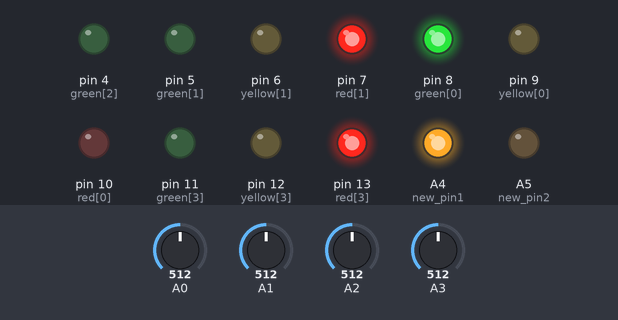
A sketch run on a simulated Arduino Uno, built with avr-gcc and run on an emulated ATmega328P. On the bench: output pins drawn as LEDs (lit = HIGH). Dashed ring = blinking. The test bench sets the inputs (shaded band); at power-on: A0 = 512, A1 = 512, A2 = 512, A3 = 512.

Above: at 1.2 s.
1.3 s: A0 set to 218
4.0 s: A0 set to 184
At 5.6 s:
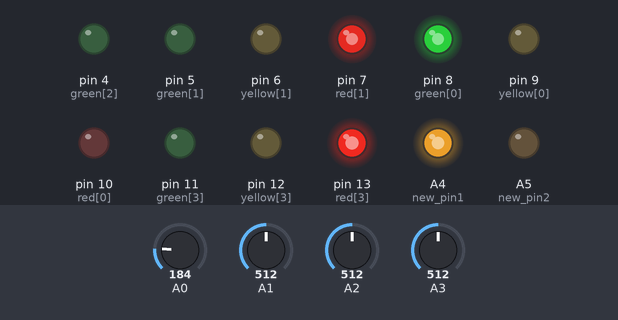
6.0 s: A0 set to 210
At 8.9 s:
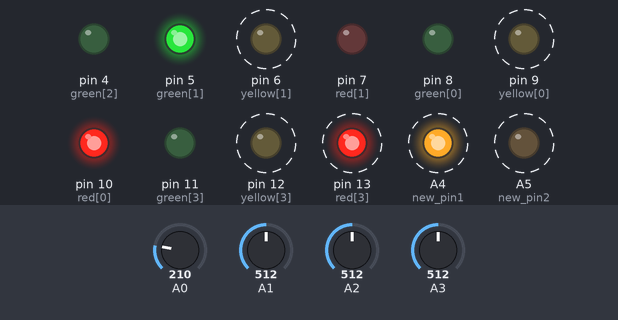
9.0 s: A1 set to 209
12.0 s: A1 set to 191
At 13.4 s:
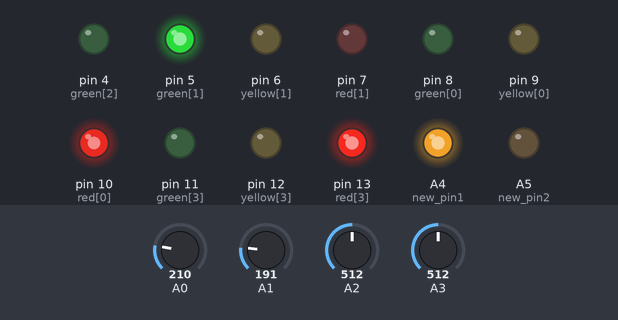
14.5 s: A1 set to 210
At 16.8 s:
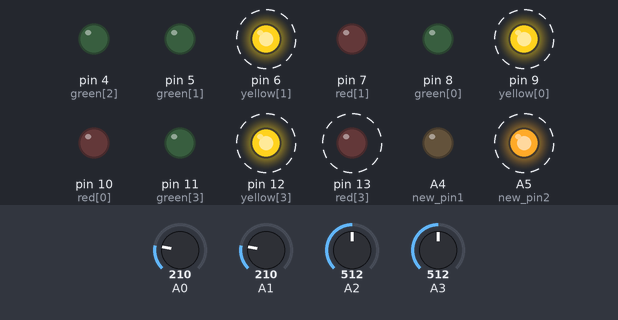
Timing chart, 0 to 23.5 s (numbered marks = the images above; inputs shaded):
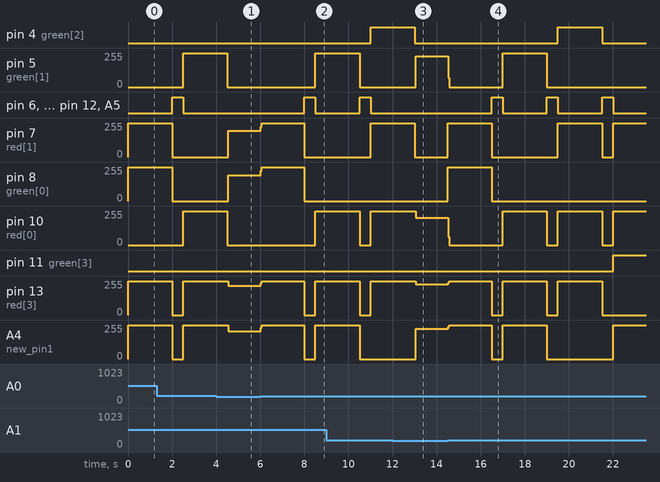

The sketch:

taqi.ino
```cpp
//#define __DEBUG__

#define threshold 200
#define baud 9600
#define short_del 500
#define long_del 2000

unsigned int new_pin1 = A4;
unsigned int new_pin2 = A5;

const unsigned int red[] = {10, 7, new_pin1, 13}; //r1, r2, r3, r4
const unsigned int yellow[] = {9, 6, new_pin2, 12};
const unsigned int green[] = {8, 5, 4, 11};

int ir1 = 0;
int ir2 = 1;
int ir3 = 2;
int ir4 = 3;

int ir[] = {ir1, ir2, ir3, ir4};

bool reading[] = {false, false, false, false};

enum LIGHT {FIRST = 0, SECOND = 1, THIRD = 2, FOURTH = 3, NONE = 4};

LIGHT light;

int index = 4;

void debug(void){
  Serial.println (" == DEBUG BEGIN == ");
  for (int i = 0; i < 4; i++){
    Serial.println("IR [ " + String(i) + "] = " + String(analogRead(ir[i])));
    delay(short_del);
  }
  Serial.println (" == DEBUG END == ");
  Serial.println();
  delay(long_del);
}

void setup() {
  Serial.begin(baud);
  for (int i = 0; i < 4; i++){
    pinMode(red[i], OUTPUT);
    pinMode(yellow[i], OUTPUT);
    pinMode(green[i], OUTPUT);
    pinMode(ir[i], INPUT);
  }
}

int whichLight(void){
  if (analogRead(ir[0]) < threshold) return FIRST;
  else if (analogRead(ir[1]) < threshold) return SECOND;
  else if (analogRead(ir[2]) < threshold) return THIRD;
  else if (analogRead(ir[3]) < threshold) return FOURTH;
  else return NONE;
}

void offAll (void){
  for (int i = 0; i < 4; i++){
    digitalWrite (red[i], LOW);
    digitalWrite (yellow[i], LOW);
    digitalWrite (green[i], LOW);
  }
}

void firstLight(void){
  offAll();
  digitalWrite (green[FIRST], HIGH);
  digitalWrite(red[SECOND], HIGH);
  digitalWrite(red[THIRD], HIGH);
  digitalWrite(red[FOURTH], HIGH);
}

void secondLight(void){
  offAll();
  digitalWrite(green[SECOND], HIGH);
  digitalWrite(red[FIRST], HIGH);
  digitalWrite(red[THIRD], HIGH);
  digitalWrite(red[FOURTH], HIGH);
}


void thirdLight(void){
  offAll();
  digitalWrite(green[THIRD], HIGH);
  digitalWrite(red[FIRST], HIGH);
  digitalWrite(red[SECOND], HIGH);
  digitalWrite(red[FOURTH], HIGH);
}

void fourthLight(void){
  offAll();
  digitalWrite(green[FOURTH], HIGH);
  digitalWrite(red[FIRST], HIGH);
  digitalWrite(red[THIRD], HIGH);
  digitalWrite(red[SECOND], HIGH);
}


void onAll(void){
  for (int i = 0; i < 4; i++) {
    digitalWrite(red[i], HIGH);
    digitalWrite(yellow[i], HIGH);
    digitalWrite(green[i], HIGH);
  }
}


void onIdle(void){

  index = whichLight();

  // For first light
  digitalWrite(green[FIRST], HIGH);
  digitalWrite(red[SECOND], HIGH);
  digitalWrite(red[THIRD], HIGH);
  digitalWrite(red[FOURTH], HIGH);
  delay(long_del);
  digitalWrite(green[FIRST], LOW);
  digitalWrite(red[SECOND], LOW);
  digitalWrite(red[THIRD], LOW);
  digitalWrite(red[FOURTH], LOW);

  for (int i = 0; i < 4; i++) digitalWrite(yellow[i], HIGH);
  delay(short_del);
  for (int i = 0; i < 4; i++) digitalWrite(yellow[i], LOW);

  index = whichLight();

  //For second
  digitalWrite(green[SECOND], HIGH);
  digitalWrite(red[FIRST], HIGH);
  digitalWrite(red[THIRD], HIGH);
  digitalWrite(red[FOURTH], HIGH);
  delay(long_del);
  digitalWrite(green[SECOND], LOW);
  digitalWrite(red[FIRST], LOW);
  digitalWrite(red[THIRD], LOW);
  digitalWrite(red[FOURTH], LOW);

  for (int i = 0; i < 4; i++) digitalWrite(yellow[i], HIGH);
  delay(short_del);
  for (int i = 0; i < 4; i++) digitalWrite(yellow[i], LOW);

  index = whichLight();

  //For third
  digitalWrite(green[THIRD], HIGH);
  digitalWrite(red[FIRST], HIGH);
  digitalWrite(red[SECOND], HIGH);
  digitalWrite(red[FOURTH], HIGH);
  delay(long_del);
  digitalWrite(green[THIRD], LOW);
  digitalWrite(red[FIRST], LOW);
  digitalWrite(red[SECOND], LOW);
  digitalWrite(red[FOURTH], LOW);

  for (int i = 0; i < 4; i++) digitalWrite(yellow[i], HIGH);
  delay(short_del);
  for (int i = 0; i < 4; i++) digitalWrite(yellow[i], LOW);

  index = whichLight();

  //For fourth
  digitalWrite(green[FOURTH], HIGH);
  digitalWrite(red[FIRST], HIGH);
  digitalWrite(red[SECOND], HIGH);
  digitalWrite(red[THIRD], HIGH);
  delay(long_del);
  digitalWrite(green[FOURTH], LOW);
  digitalWrite(red[FIRST], LOW);
  digitalWrite(red[SECOND], LOW);
  digitalWrite(red[THIRD], LOW);

  index = whichLight();

  for (int i = 0; i < 4; i++) digitalWrite(yellow[i], HIGH);
  delay(short_del);
  for (int i = 0; i < 4; i++) digitalWrite(yellow[i], LOW);

}

#ifdef __DEBUG__
void loop() { onAll(); }

#else


void loop(){

  int index = 4;

  index = whichLight();

  while(index != NONE){
    index = whichLight();
    switch(index){
      case FIRST:
        firstLight();
        break;
      case SECOND:
        secondLight();
        break;

      case THIRD:
        thirdLight();
        break;

      case FOURTH:
        fourthLight();
        break;

      default:
        offAll();
        break;
    }
  }

  while(whichLight() == NONE){

  if (whichLight() != NONE){
    offAll();
    break;
  }

      // For first light
  digitalWrite(green[FIRST], HIGH);
  digitalWrite(red[SECOND], HIGH);
  digitalWrite(red[THIRD], HIGH);
  digitalWrite(red[FOURTH], HIGH);
    if (whichLight() != NONE){
    offAll();
    break;
  }
  delay(long_del);
    if (whichLight() != NONE){
    offAll();
    break;
  }
  digitalWrite(green[FIRST], LOW);
  digitalWrite(red[SECOND], LOW);
  digitalWrite(red[THIRD], LOW);
  digitalWrite(red[FOURTH], LOW);
  index = whichLight();

  for (int i = 0; i < 4; i++) digitalWrite(yellow[i], HIGH);
  index = whichLight();
  delay(short_del);
  index = whichLight();
  for (int i = 0; i < 4; i++) digitalWrite(yellow[i], LOW);

  index = whichLight();

  //For second
  digitalWrite(green[SECOND], HIGH);
  digitalWrite(red[FIRST], HIGH);
  digitalWrite(red[THIRD], HIGH);
  digitalWrite(red[FOURTH], HIGH);
    if (whichLight() != NONE){
    offAll();
    break;
  }
  delay(long_del);
    if (whichLight() != NONE){
    offAll();
    break;
  }
  digitalWrite(green[SECOND], LOW);
  digitalWrite(red[FIRST], LOW);
  digitalWrite(red[THIRD], LOW);
  digitalWrite(red[FOURTH], LOW);
    if (whichLight() != NONE){
    offAll();
    break;
  }
  for (int i = 0; i < 4; i++) digitalWrite(yellow[i], HIGH);
    if (whichLight() != NONE){
    offAll();
    break;
  }
  delay(short_del);
    if (whichLight() != NONE){
    offAll();
    break;
  }
  for (int i = 0; i < 4; i++) digitalWrite(yellow[i], LOW);

    if (whichLight() != NONE){
    offAll();
    break;
  }

  //For third
  digitalWrite(green[THIRD], HIGH);
  digitalWrite(red[FIRST], HIGH);
  digitalWrite(red[SECOND], HIGH);
  digitalWrite(red[FOURTH], HIGH);
    if (whichLight() != NONE){
    offAll();
    break;
  }
  delay(long_del);
  digitalWrite(green[THIRD], LOW);
  digitalWrite(red[FIRST], LOW);
  digitalWrite(red[SECOND], LOW);
  digitalWrite(red[FOURTH], LOW);

    if (whichLight() != NONE){
    offAll();
    break;
  }
  for (int i = 0; i < 4; i++) digitalWrite(yellow[i], HIGH);
    if (whichLight() != NONE){
    offAll();
    break;
  }
  delay(short_del);
  for (int i = 0; i < 4; i++) digitalWrite(yellow[i], LOW);
    if (whichLight() != NONE){
    offAll();
    break;
  }


  //For fourth
  digitalWrite(green[FOURTH], HIGH);
  digitalWrite(red[FIRST], HIGH);
  digitalWrite(red[SECOND], HIGH);
  digitalWrite(red[THIRD], HIGH);

    if (whichLight() != NONE){
    offAll();
    break;
  }

  delay(long_del);
  digitalWrite(green[FOURTH], LOW);
  digitalWrite(red[FIRST], LOW);
  digitalWrite(red[SECOND], LOW);
  digitalWrite(red[THIRD], LOW);

    if (whichLight() != NONE){
    offAll();
    break;
  }

  for (int i = 0; i < 4; i++) digitalWrite(yellow[i], HIGH);
    if (whichLight() != NONE){
    offAll();
    break;
  }
  delay(short_del);
  for (int i = 0; i < 4; i++) digitalWrite(yellow[i], LOW);

    if (whichLight() != NONE){
    offAll();
    break;
  }

  }
}


#endif
```

Measured:
- the behaviour switches between 200 and 199 on A0 (found by bisection; images 0 and 1)
- the behaviour switches between 200 and 199 on A1 (found by bisection; images 2 and 3)
- after the input at 4.0 s, pin 4 (green[2]): stays LOW (without the input it goes to HIGH after 1.0 s); pin 6 (yellow[1]): stays LOW (without the input it goes to HIGH after 0.51 s)
- after the input at 6.0 s, pin 5 (green[1]): 0/255 → 255/255 after 2.5 s; pin 6 (yellow[1]): LOW → HIGH after 2.0 s, → LOW 0.50 s later
- after the input at 12.0 s, pin 5 (green[1]): 0/255 → 229/255 after 1.0 s; pin 6 (yellow[1]): stays LOW (without the input it goes to HIGH after 1.0 s)
- after the input at 14.5 s, pin 4 (green[2]): LOW → HIGH after 5.0 s, → LOW 2.0 s later; pin 5 (green[1]): 229/255 → 0/255 at once, → 255/255 2.5 s later, → 0/255 2.0 s later
